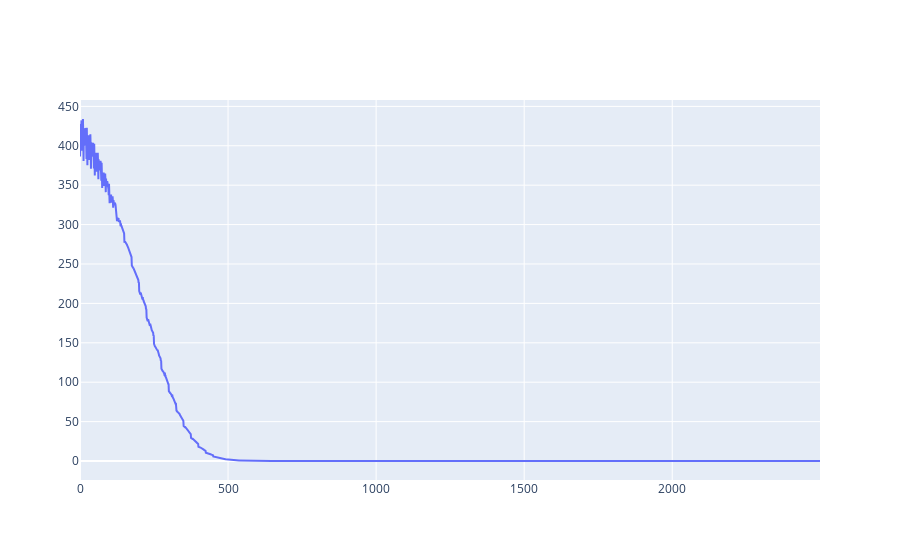

Source (notebook cell):
### Markdown cell above
### Linear Trial

### Code cell
x_trial = np.linspace(-5,5,2000, dtype=np.float32)
y_trial = linear_data(x_trial)

lin_agent = Agent_Expert(Expert_Linear)
lin_agent.fit(x_trial[np.newaxis].T, y_trial[np.newaxis].T)

### Figure 1 — Plotly figure (JSON) as saved in the notebook; plotly's stock layout.template omitted (floating-point values rounded to 4 significant figures; data arrays with more than 128 entries replaced by an {"elided": "..."} marker saying what was removed)
{"data": [{"mode": "lines", "name": "Loss", "type": "scatter", "y": {"elided": "2500 float values"}}], "layout": {}}
